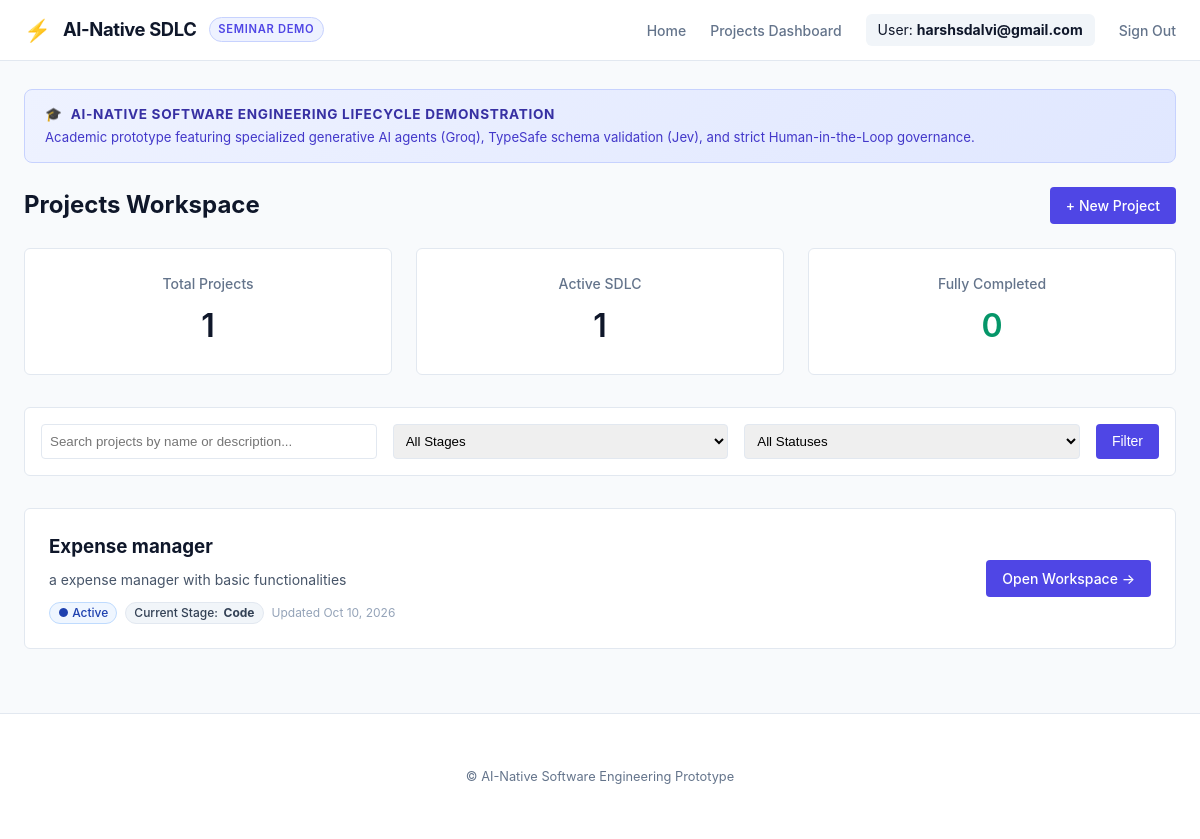
The page /projects/ (signed in) on the database as committed earlier.
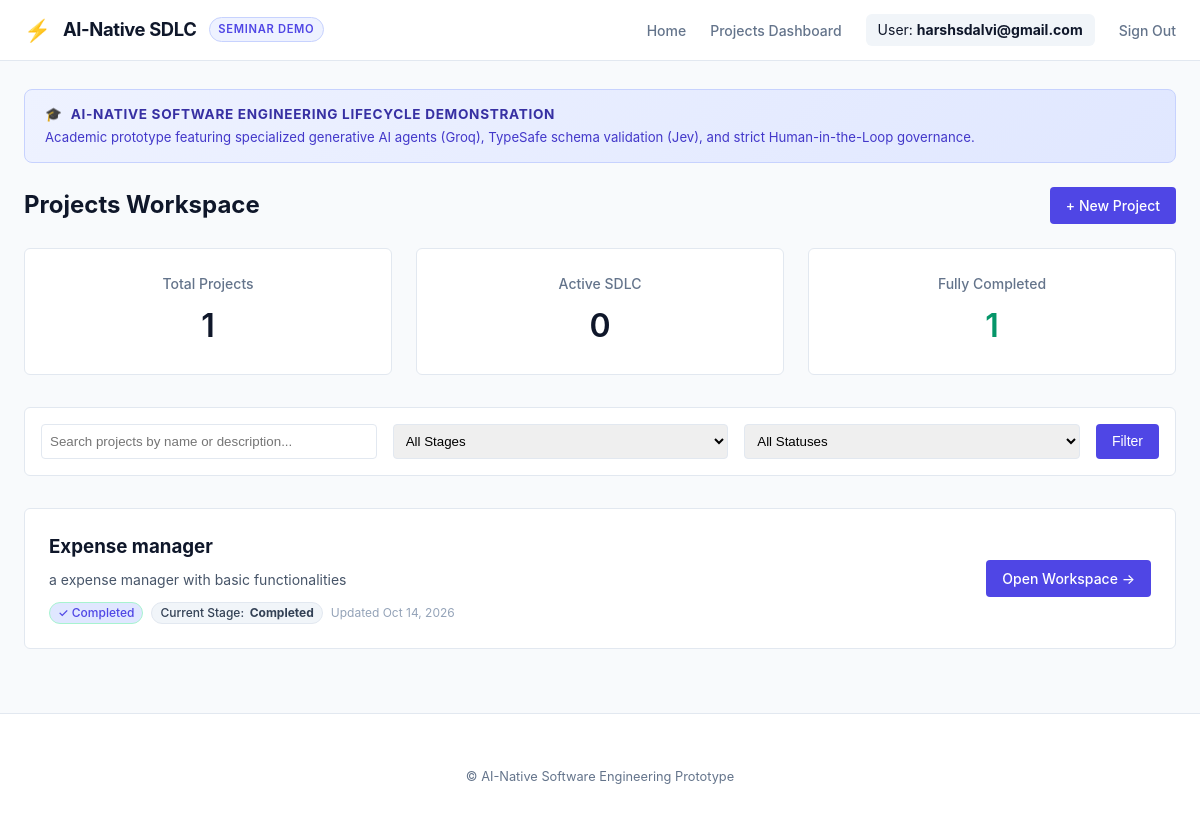
The same page on the database as committed later.
### projects/models.py (models this page shows, shortened)
class Project(models.Model):
    STAGE_CHOICES = [
        ('REQUIREMENTS', 'Requirements'),
        ('DESIGN', 'Design'),
        ('CODE', 'Code'),
        ('TESTING', 'Testing'),
        ('DEPLOYMENT', 'Deployment'),
        ('COMPLETED', 'Completed'),
    ]
    STATUS_CHOICES = [
        ('ACTIVE', 'Active'),
        ('COMPLETED', 'Completed'),
        ('ARCHIVED', 'Archived'),
    ]
    owner = models.ForeignKey(User, on_delete=models.CASCADE, related_name='projects')
    name = models.CharField(max_length=255)
    description = models.TextField()
    current_stage = models.CharField(max_length=20, choices=STAGE_CHOICES, default='REQUIREMENTS')
    status = models.CharField(max_length=20, choices=STATUS_CHOICES, default='ACTIVE')
    created_at = models.DateTimeField(auto_now_add=True)
    updated_at = models.DateTimeField(auto_now=True)
    class Meta:
        ordering = ['-updated_at']

### projects/views.py (the view)
# urls.py: path('', views.dashboard_view, name='dashboard'),
@login_required
def dashboard_view(request):
    qs = Project.objects.filter(owner=request.user)
    total_projects = qs.count()
    active_projects = qs.filter(status='ACTIVE').count()
    completed_projects = qs.filter(status='COMPLETED').count()
    search_query = request.GET.get('q', '')
    if search_query:
        qs = qs.filter(Q(name__icontains=search_query) | Q(description__icontains=search_query))
    stage_filter = request.GET.get('stage', '')
    if stage_filter:
        qs = qs.filter(current_stage=stage_filter)
    status_filter = request.GET.get('status', '')
    if status_filter:
        qs = qs.filter(status=status_filter)
    context = {
        'projects': qs,
        'total_projects': total_projects,
        'active_projects': active_projects,
        'completed_projects': completed_projects,
        'search_query': search_query,
        'stage_filter': stage_filter,
        'status_filter': status_filter,
        'stages': Project.STAGE_CHOICES,
        'statuses': Project.STATUS_CHOICES,
    }
    return render(request, 'projects/dashboard.html', context)

### projects/templates/projects/dashboard.html (shortened to what this page needs)
{% extends "base.html" %}
{% block content %}
<div style="background: linear-gradient(135deg, #EEF2FF 0%, #E0E7FF 100%); border: 1px solid #C7D2FE; border-radius: 8px; padding: 0.9rem 1.25rem; margin-bottom: 1.5rem; display: flex; align-items: center; justify-content: space-between;">
    <div>
        <div style="font-size: 0.85rem; font-weight: 700; color: #3730A3; text-transform: uppercase; letter-spacing: 0.05em; display: flex; align-items: center; gap: 0.5rem;">
            <span>🎓</span> AI-Native Software Engineering Lifecycle Demonstration
        </div>
        <p style="font-size: 0.825rem; color: #4338CA; margin: 0.2rem 0 0 0;">
            Academic prototype featuring specialized generative AI agents (Groq), TypeSafe schema validation (Jev), and strict Human-in-the-Loop governance.
        </p>
    </div>
</div>
<div class="dashboard-header">
    <h1 style="margin:0; font-size:1.5rem; font-weight:700;">Projects Workspace</h1>
    <a href="{% url 'project_create' %}" class="btn-primary">+ New Project</a>
</div>
<div class="stats-container">
    <div class="stat-card">
        <h3>Total Projects</h3>
        <div class="value">{{ total_projects }}</div>
    </div>
    <div class="stat-card">
        <h3>Active SDLC</h3>
        <div class="value">{{ active_projects }}</div>
    </div>
    <div class="stat-card">
        <h3>Fully Completed</h3>
        <div class="value" style="color:#059669;">{{ completed_projects }}</div>
    </div>
</div>
<form class="controls-bar" method="get">
    <input type="text" name="q" placeholder="Search projects by name or description..." value="{{ search_query }}">
    <select name="stage">
        <option value="">All Stages</option>
    </select>
    <select name="status">
        <option value="">All Statuses</option>
    </select>
    <button type="submit" class="btn-primary">Filter</button>
</form>
<div class="project-list">
    {% for project in projects %}
        <div class="project-card">
            <div>
                <h3><a href="{% url 'project_detail' project.pk %}" style="text-decoration:none; color:var(--text-primary); font-weight:700;">{{ project.name }}</a></h3>
                <p style="color:#475569; margin: 0.35rem 0 0.75rem 0;">{{ project.description|truncatewords:24 }}</p>
                <div class="badges">
                    {% if project.status == 'COMPLETED' %}
                        <span class="badge badge-approved">✓ Completed</span>
                    {% else %}
                        <span class="badge" style="background:#EFF6FF; color:#1E40AF; border:1px solid #BFDBFE;">● Active</span>
                    {% endif %}
                    <span class="badge" style="background:#F1F5F9; color:#334155; border:1px solid #E2E8F0;">
                        Current Stage: <strong>{{ project.get_current_stage_display }}</strong>
                    </span>
                    <span style="font-size:0.75rem; color:var(--text-muted); align-self:center;">
                        Updated {{ project.updated_at|date:"M d, Y" }}
                    </span>
                </div>
            </div>
            <div class="project-actions">
                <a href="{% url 'project_detail' project.pk %}" class="btn-primary" style="white-space:nowrap;">
                    Open Workspace &rarr;
                </a>
            </div>
        </div>
    {% empty %}
        <div class="empty-state">
            <p style="color:var(--text-secondary); margin-bottom:1.5rem;">No projects found.</p>
            <a href="{% url 'project_create' %}" class="btn-primary">+ Create your first project</a>
        </div>
    {% endfor %}
</div>
{% endblock %}

### templates/base.html (shortened to what this page needs)
<!DOCTYPE html>
<html lang="en">
<head>
</head>
<body>
    <header>
        <nav>
            <a href="/" class="brand-box">
                <span style="font-size: 1.35rem;">⚡</span>
                <span class="logo">AI-Native SDLC</span>
                <span class="seminar-pill">Seminar Demo</span>
            </a>
            <ul class="nav-links">
                <li><a href="/">Home</a></li>
                <li><a href="/projects/">Projects Dashboard</a></li>
                {% if user.is_authenticated %}
                    <li class="nav-user">User: <strong>{{ user.username }}</strong></li>
                    <li>
                        <form method="post" action="{% url 'logout' %}" style="display:inline;">
                            <button type="submit" class="nav-btn">Sign Out</button>
                        </form>
                    </li>
                {% else %}
                    <li><a href="{% url 'login' %}">Login</a></li>
                    <li><a href="{% url 'register' %}">Register</a></li>
                {% endif %}
            </ul>
        </nav>
    </header>
    <main class="container">
        {% block content %}
        {% endblock content %}
    </main>
    <footer>
        <p>&copy; AI-Native Software Engineering Prototype</p>
    </footer>
</body>
</html>

Rows that differ between the two databases and show on the page:
changed Project "Expense manager": current_stage "Code" → "Completed"; updated_at "Oct 10, 2026" → "Oct 14, 2026"; status "● Active" → "✓ Completed"
Other text that changed with them:
{{ active_projects }}: "1" → "0"
{{ completed_projects }}: "0" → "1"
